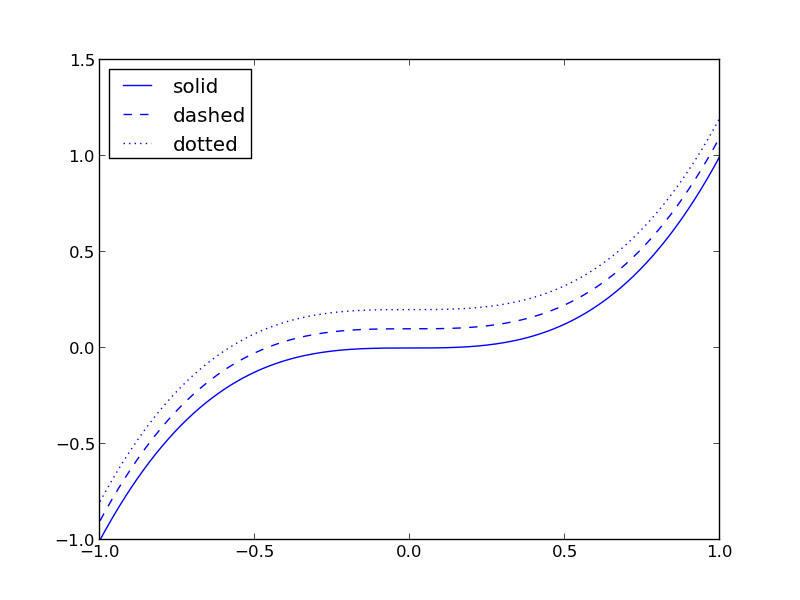

Python code for this plot:
import matplotlib.pyplot as pyplot

# plotdata is a local module for our convenience
import plotdata

# x and y are lits of floating point numbers
x = plotdata.data01x
y = plotdata.data01y

linestyles = [
    'solid',
    'dashed',
    'dotted'
    ]
# Plot y against x
for index in range(len(linestyles)):
    linestyle = linestyles[index]
    yy = [ yval+index*0.1 for yval in y]
    pyplot.plot(x,yy, linestyle=linestyle, color='blue', label=linestyle)

pyplot.legend(loc='upper left')
pyplot.savefig('linestyles.png')
